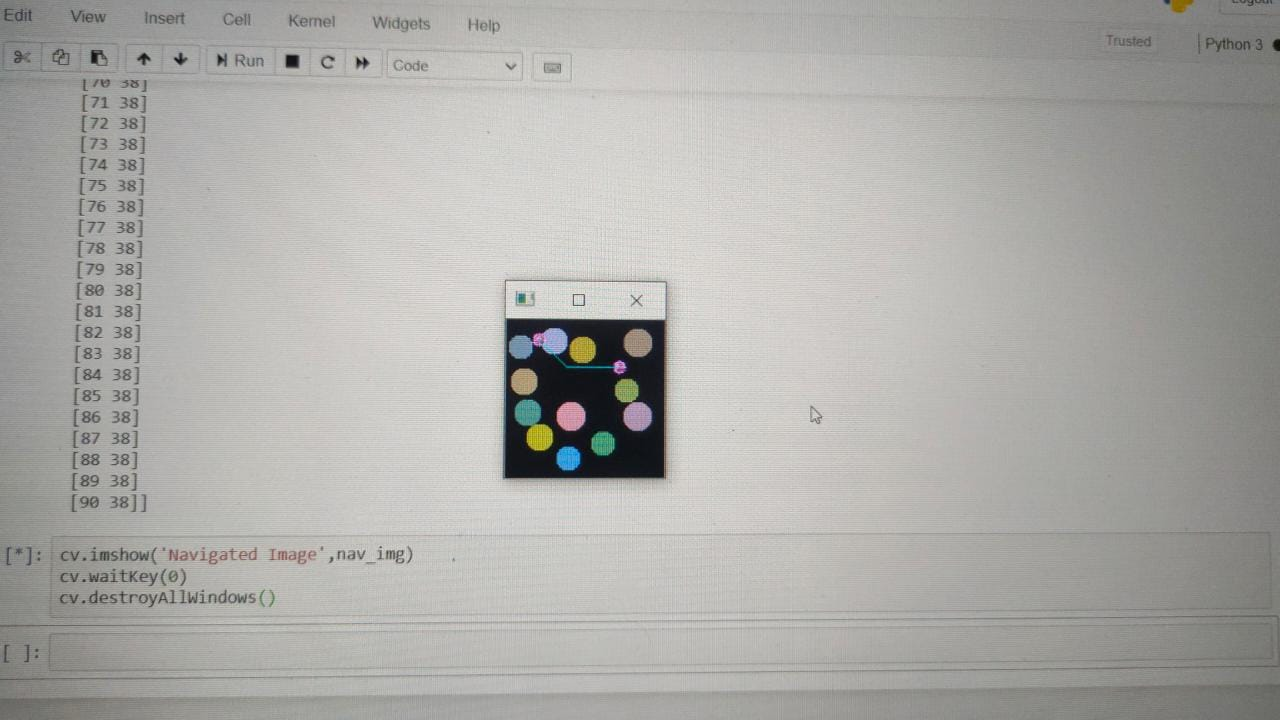
#> input picture test1.jpeg, 1280 x 720 px, given in place of the camera
$ jupyter execute hsv_value_trackbar.ipynb
#> lines starting #> are read from the running program, lines starting #| are printed output that depends on the picture; after the words box and inside, x2 and y2 are one past the last pixel; in counts of white or black regions, pixels touching at a corner belong together
[cell 1]
import cv2
import numpy as np

cap = cv2.VideoCapture(0)
#set size of video feed window
cap.set(3,1280)
cap.set(4,720)

def nothing(x):
	pass

#create trackbar window
cv2.namedWindow('Trackbars')
cv2.createTrackbar("L - H", "Trackbars", 0, 179, nothing)
#> slider 'L - H' is set to 35
cv2.createTrackbar("L - S", "Trackbars", 0, 255, nothing)
#> slider 'L - S' is set to 51
cv2.createTrackbar("L - V", "Trackbars", 0, 255, nothing)
#> slider 'L - V' is set to 51
cv2.createTrackbar("U - H", "Trackbars", 179, 179, nothing)
cv2.createTrackbar("U - S", "Trackbars", 255, 255, nothing)
cv2.createTrackbar("U - V", "Trackbars", 255, 255, nothing)

while True:

	ret, frame = cap.read()
#> frame is the input picture: shape (720, 1280, 3); mean B, G, R 168.1, 171.6, 172.4
	if not ret:
		break
	frame = cv2.flip(frame, 1)
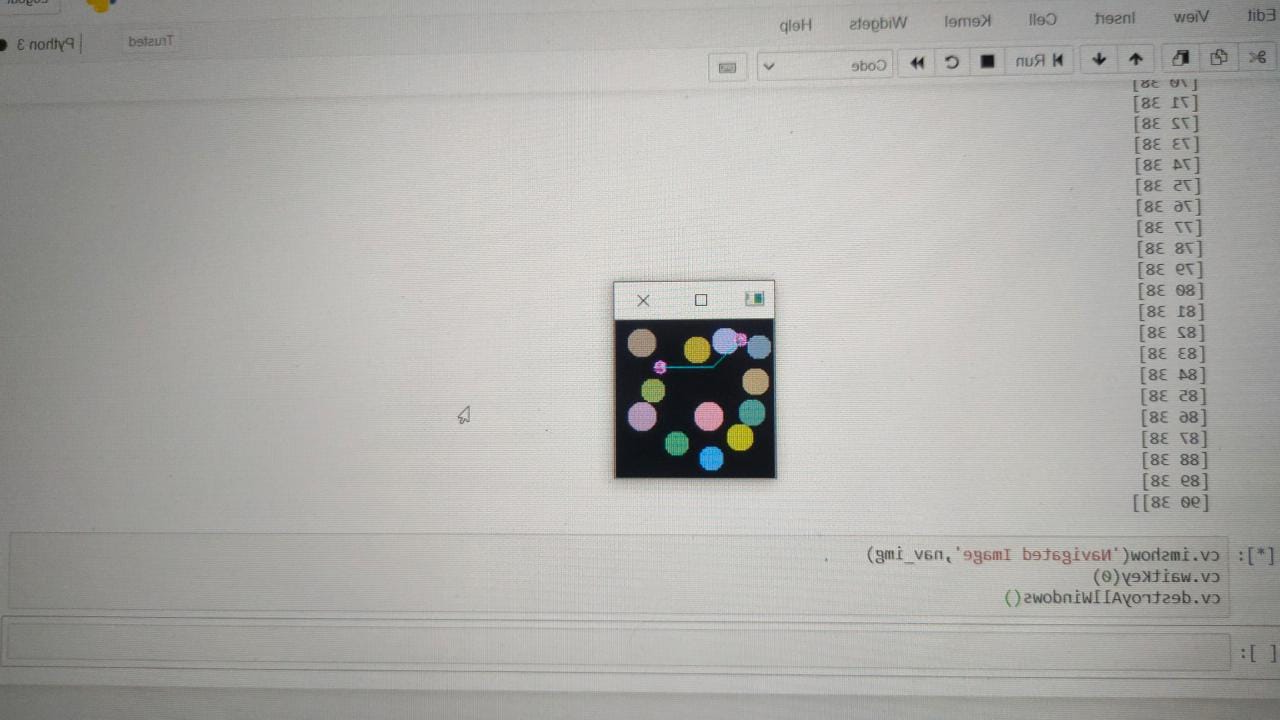
#> frame: shape (720, 1280, 3); mean B, G, R 168.1, 171.6, 172.4
	hsv = cv2.cvtColor(frame, cv2.COLOR_BGR2HSV)
#> hsv: shape (720, 1280, 3); mean H, S, V 27.7, 9.2, 173

	l_h = cv2.getTrackbarPos("L - H", "Trackbars")
	l_s = cv2.getTrackbarPos("L - S", "Trackbars")
	l_v = cv2.getTrackbarPos("L - V", "Trackbars")
	u_h = cv2.getTrackbarPos("U - H", "Trackbars")
	u_s = cv2.getTrackbarPos("U - S", "Trackbars")
	u_v = cv2.getTrackbarPos("U - V", "Trackbars")
	lower_range = np.array([l_h, l_s, l_v])
	upper_range = np.array([u_h, u_s, u_v])

	mask = cv2.inRange(hsv, lower_range, upper_range)
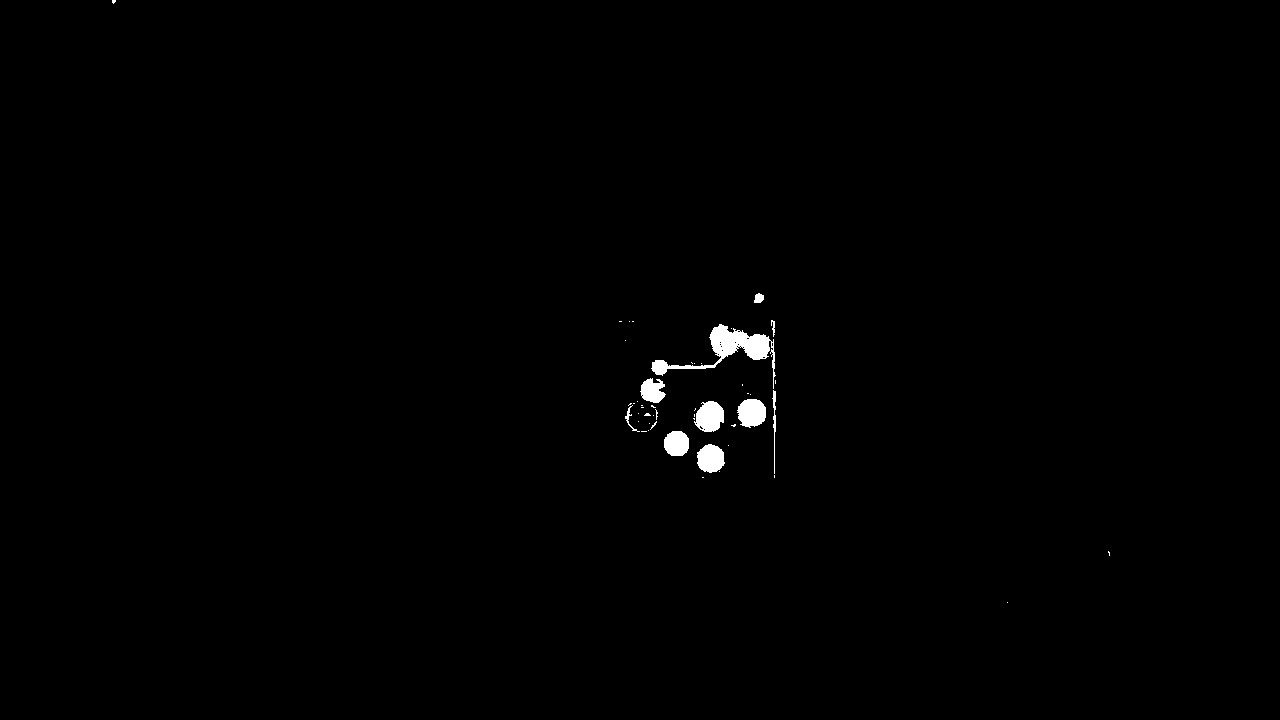
#> mask: shape (720, 1280); 0.57% white; 48 white regions (38 under 20 px), largest, box (x1, y1, x2, y2) and area: (651, 324, 776, 389) 1860, (694, 401, 724, 432) 690, (737, 399, 766, 428) 654
	res = cv2.bitwise_and(frame, frame, mask = mask)

	mask_3 = cv2.cvtColor(mask, cv2.COLOR_GRAY2BGR)

	stacked = np.hstack((mask_3, frame, res))
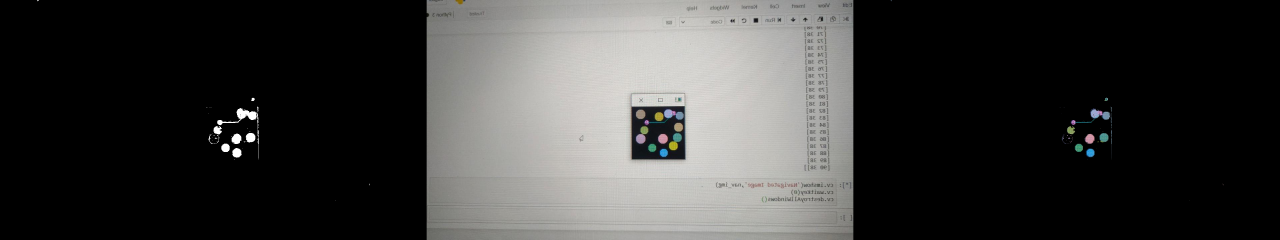
#> stacked: shape (720, 3840, 3) (shown at 1/3 size); mean B, G, R 56.8, 57.9, 58.1
	cv2.imshow('Trackbars',cv2.resize(stacked,None,fx=0.4,fy=0.4))
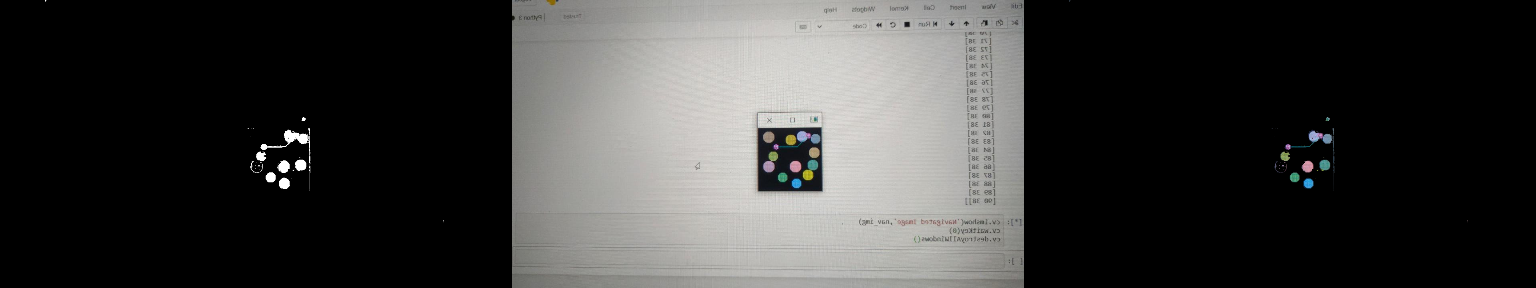
#> window 'Trackbars': shape (288, 1536, 3); mean B, G, R 56.8, 57.9, 58.1
	key = cv2.waitKey(1)
#> (key Esc is pressed here)
	if key == 13:
		break

	if key == ord('s'):
		thearray = [[l_h,l_s,l_v],[u_h, u_s, u_v]]
		print(thearray)
		np.save('hsv_value',thearray)
		break

cap.release()
cv2.destroyAllWindows()

$ run again, on try3.jpeg
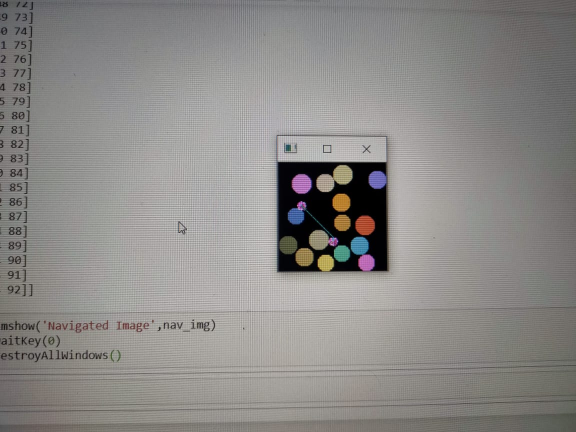
#> input picture try3.jpeg, 1152 x 864 px, given in place of the camera (shown at 1/2 size)
#> frame is the input picture: shape (864, 1152, 3); mean B, G, R 135.5, 137.8, 139.9
#> hsv: shape (864, 1152, 3); mean H, S, V 32.4, 15.2, 140.7
#> `mask = cv2.inRange(hsv, lower_range, upper_range)`:
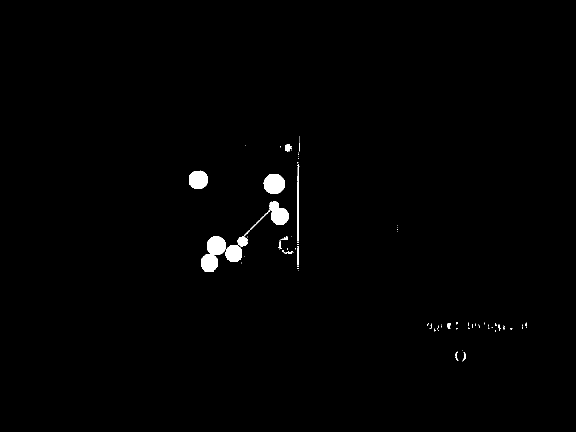
#> mask: shape (864, 1152) (shown at 1/2 size); 0.86% white; 75 white regions (59 under 20 px), largest, box (x1, y1, x2, y2) and area: (402, 473, 451, 544) 2133, (475, 402, 577, 493) 1679, (527, 348, 569, 388) 1363
#> `cv2.imshow('Trackbars',cv2.resize(stacked,None,fx=0.4,fy=0.4))`:
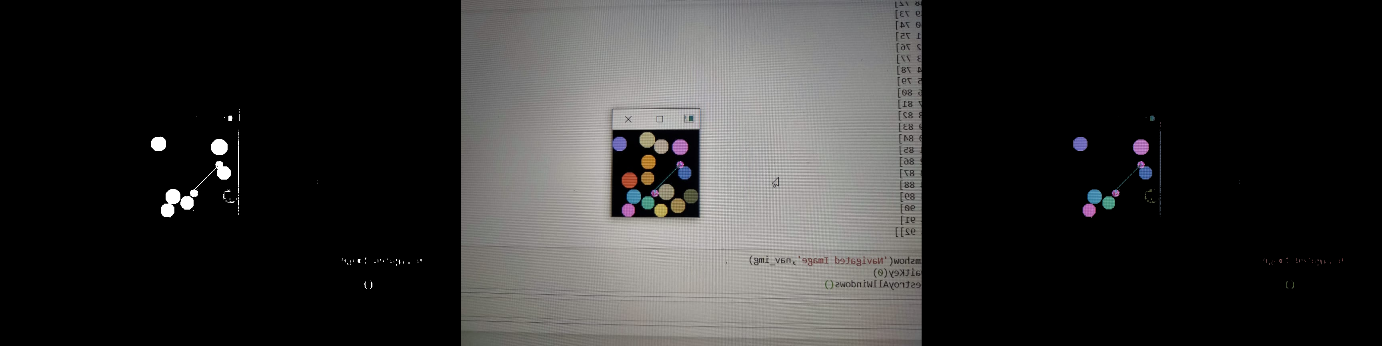
#> window 'Trackbars': shape (346, 1382, 3); mean B, G, R 46.3, 46.9, 47.6
